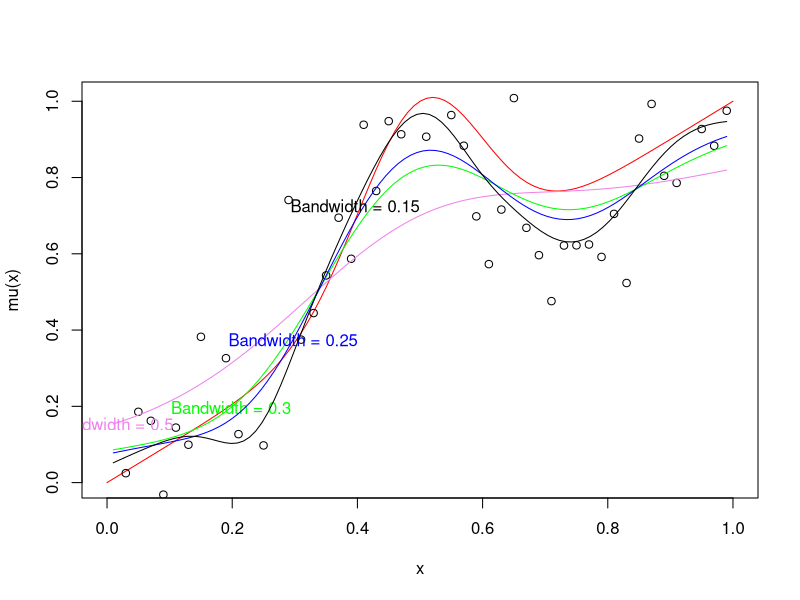

Reproduce this figure in R.
setwd("C:/Users/Ganesh/Google Drive/Courses/STAT S 670/Mid Term")
mu<-read.csv("smoothing.csv",header = FALSE)
x<-mu$V1
y<-mu$V2
mu = function(t){t + 0.5 *exp(-50*(t-0.5)^2)}
curve(mu(x),0,1,col="red")
points(x,y)
t=ksmooth(x,y,kernel="normal",bandwidth=0.5)
lines(t$x,t$y,col="violet")
text(t$x[1],t$y[1],"Bandwidth = 0.5",col="violet")
t=ksmooth(x,y,kernel="normal",bandwidth=0.3)
lines(t$x,t$y,col="green")
text(t$x[20],t$y[20],"Bandwidth = 0.3",col="green")
t=ksmooth(x,y,kernel="normal",bandwidth=0.25)
lines(t$x,t$y,col="blue")
text(t$x[30],t$y[30],"Bandwidth = 0.25",col="blue")
t=ksmooth(x,y,kernel="normal",bandwidth=0.15)
lines(t$x,t$y)
text(t$x[40],t$y[40],"Bandwidth = 0.15")